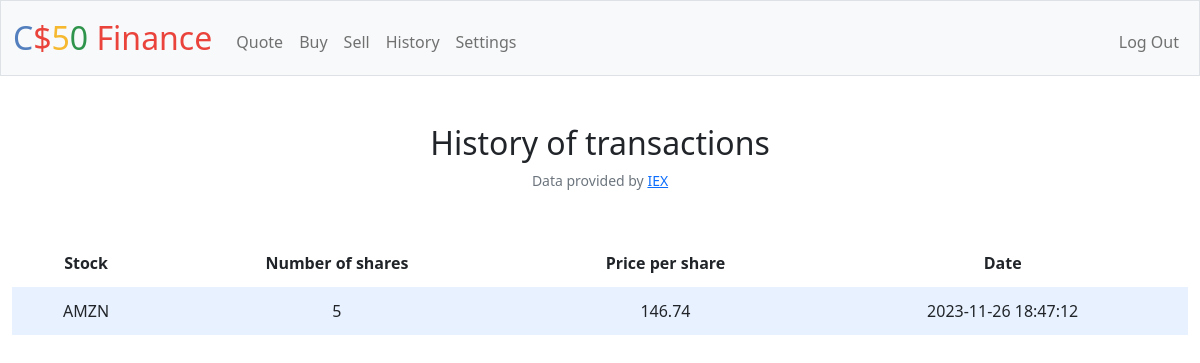
The app's page /history (signed in) with its own data.
### tables this page shows
CREATE TABLE purchases (
id INTEGER PRIMARY KEY AUTOINCREMENT NOT NULL,
id_user INTEGER REFERENCES users(id),
stock TEXT NOT NULL,
number_shares NUMERIC NOT NULL,
price_per_share NUMERIC NOT NULL,
timestamp_column TIMESTAMP
);

### app.py (the view)
@app.route("/history")
@login_required
def history():
    user_purchases = db.execute(
        "SELECT * FROM purchases WHERE id_user = ?", session.get("user_id")
    )
    return render_template("history.html", user_purchases=user_purchases)

### app.py (called while the page is built)
@app.after_request
def after_request(response):
    response.headers["Cache-Control"] = "no-cache, no-store, must-revalidate"
    response.headers["Expires"] = 0
    response.headers["Pragma"] = "no-cache"
    return response

### helpers.py (called while the page is built)
def login_required(f):
    @wraps(f)
    def decorated_function(*args, **kwargs):
        if session.get("user_id") is None:
            return redirect("/login")
        return f(*args, **kwargs)
    return decorated_function

### templates/history.html (shortened to what this page needs)
{% extends "layout.html" %}
{% block main %}
<h2>History of transactions</h2>
<table>
    <thead>
        <tr>
            <th>Stock</th>
            <th>Number of shares</th>
            <th>Price per share</th>
            <th>Date</th>
        </tr>
    </thead>
    <tbody>
        {% for stock in user_purchases %}
        <tr>
        <td>{{ stock.stock }}</td>
        <td>{{ stock.number_shares }}</td>
        <td>{{ stock.price_per_share }}</td>
        <td>{{ stock.timestamp_column }}</td>
        </tr>
        {% endfor %}
    </tbody>
{% endblock %}

### static/styles.css (style rules this page uses)
table { background-color: transparent; margin-bottom: 1rem; width: 100%; }
table th, table td { padding: 0.75rem; vertical-align: middle; }
tbody tr:nth-of-type(odd) { background-color: rgb(179, 208, 255, 0.3) }

### records on screen
purchases: stock "AMZN", number_shares "5", price_per_share "146.74", timestamp_column "2023-11-26 18:47:12"
